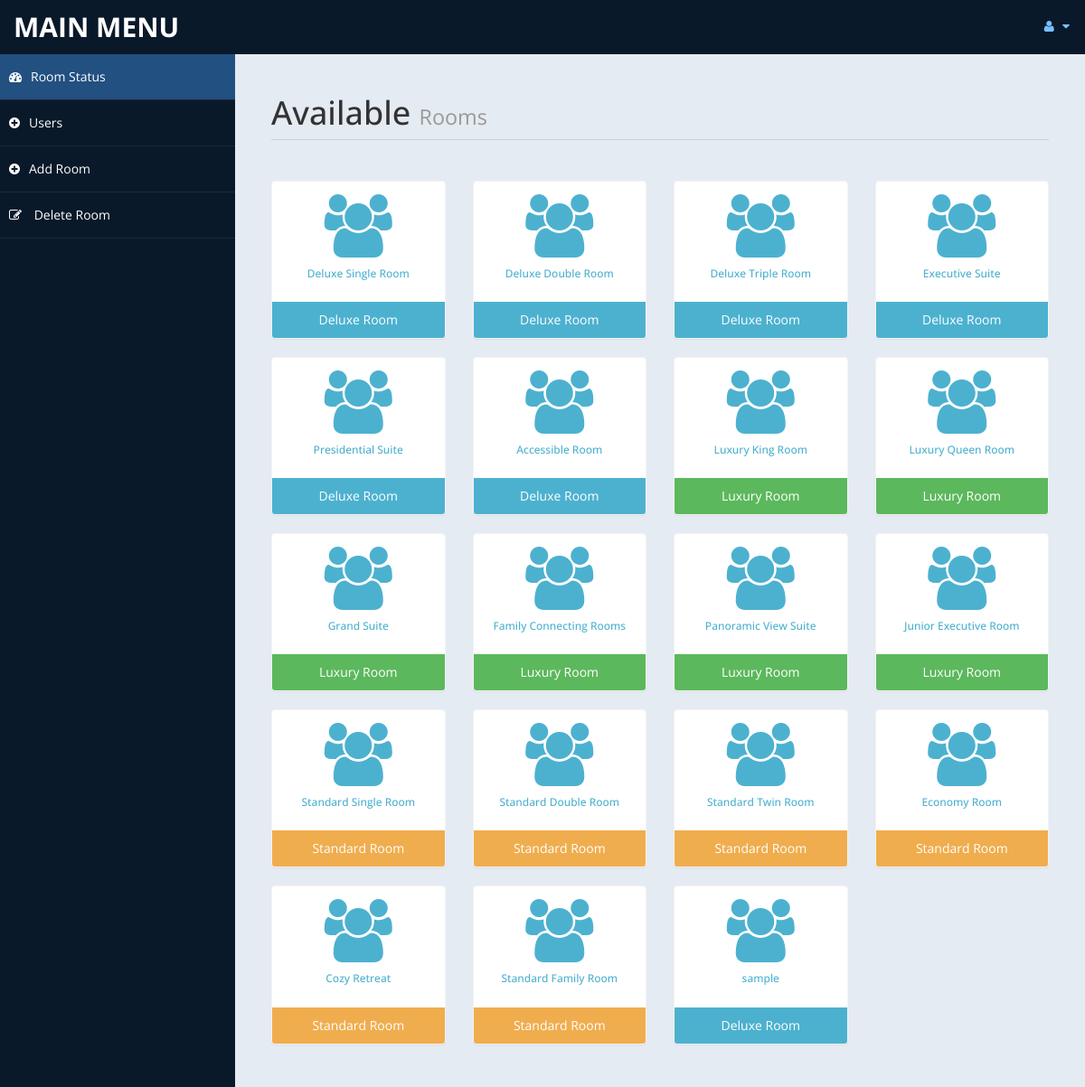
Screenshot of /admin/settings.php (signed in) with the database file from the repository.
### tables this page shows
CREATE TABLE `tblroom` (
  `ID` int(10) NOT NULL,
  `RoomType` int(10) DEFAULT NULL,
  `RoomName` varchar(200) DEFAULT NULL,
  `MaxAdult` int(5) DEFAULT NULL,
  `MaxChild` int(5) DEFAULT NULL,
  `RoomDesc` mediumtext DEFAULT NULL,
  `NoofBed` int(5) DEFAULT NULL,
  `Image` varchar(200) DEFAULT NULL,
  `RoomFacility` varchar(200) DEFAULT NULL,
  `CreationDate` timestamp NULL DEFAULT current_timestamp()
);

CREATE TABLE `tblcategory` (
  `ID` int(10) NOT NULL,
  `CategoryName` varchar(120) DEFAULT NULL,
  `Description` mediumtext DEFAULT NULL,
  `Price` int(5) NOT NULL,
  `Date` timestamp NULL DEFAULT current_timestamp()
);

### admin/settings.php (the view, shortened to what this page needs)
<!DOCTYPE html>
<html xmlns="http://www.w3.org/1999/xhtml">
<head>
    <link href="assets/css/bootstrap.css" rel="stylesheet" />
    <link href="assets/css/font-awesome.css" rel="stylesheet" />
    <link href="assets/css/custom-styles.css" rel="stylesheet" />
</head>
<body>
    <div id="wrapper">
        <nav class="navbar navbar-default top-navbar" role="navigation">
            <div class="navbar-header">
                <a class="navbar-brand" href="home.php">MAIN MENU </a>
            </div>
            <ul class="nav navbar-top-links navbar-right">
                <li class="dropdown">
                    <a class="dropdown-toggle" data-toggle="dropdown" href="#" aria-expanded="false">
                        <i class="fa fa-user fa-fw"></i> <i class="fa fa-caret-down"></i>
                    </a>
                </li>
            </ul>
        </nav>
        <nav class="navbar-default navbar-side" role="navigation">
            <div class="sidebar-collapse">
                <ul class="nav" id="main-menu">
                    <li>
                        <a class="active-menu" href="settings.php"><i class="fa fa-dashboard"></i>Room Status</a>
                    </li>
					<li>
                        <a  href="roomuser.php"><i class="fa fa-plus-circle"></i>Users</a>
                    </li>
                    <li>
                        <a  href="room.php"><i class="fa fa-plus-circle"></i>Add Room</a>
                    </li>
                    <li>
                        <a   href="roomdel.php"><i class="fa fa-pencil-square-o"></i> Delete Room</a>
                    </li>
            </div>
        </nav>
        <div id="page-wrapper" >
            <div id="page-inner">
			 <div class="row">
                    <div class="col-md-12">
                        <h1 class="page-header">
                           Available <small> Rooms</small>
                        </h1>
                    </div>
                </div>
                <?php
include('db.php');
$sql = "SELECT r.*, c.CategoryName
        FROM tblroom r
        INNER JOIN tblcategory c ON r.RoomType = c.ID";
$result = mysqli_query($conn, $sql);
?>
<div class="row">
    <?php
    while ($row = mysqli_fetch_array($result)) {
        $categoryName = $row['CategoryName'];
        echo "<div class='col-md-3 col-sm-12 col-xs-12'>";
        echo "<div class='panel panel-primary text-center no-boder bg-color-blue'>";
        echo "<div class='panel-body'>";
        echo "<i class='fa fa-users fa-5x'></i>";
        echo "<h6>" . $row['RoomName'] . "</h6>";
        echo "</div>";
        if ($categoryName == 'Deluxe Room') {
            echo "<div class='panel-footer back-footer-blue'>" . $categoryName . "</div>";
        } elseif ($categoryName == 'Luxury Room') {
            echo "<div class='panel-footer back-footer-green'>" . $categoryName . "</div>";
        } elseif ($categoryName == 'Standard Room') {
            echo "<div class='panel-footer back-footer-brown'>" . $categoryName . "</div>";
        } else {
            echo "<div class='panel-footer back-footer-red'>" . $categoryName . "</div>";
        }
        echo "</div>";
        echo "</div>";
    }
    ?>
</div>
</div>
            </div>
        </div>
</body>
</html>

### admin/assets/css/custom-styles.css (style rules this page uses)
body { font-family: 'Open Sans', sans-serif; }
#wrapper { width: 100%; background:#09192A; }
#page-wrapper { padding: 15px 15px; min-height: 600px; background:#E5EBF2; }
#page-inner { width:100%; margin:10px 20px 10px 0px; background-color:transparent; padding:10px; min-height:1200px; }
.text-center { text-align:center; }
.no-boder { border:1px solid #f3f3f3; }
h1, .h1, h2, .h2, h3, .h3 { margin-top: 7px; margin-bottom: -5px; }
.page-header { padding-bottom: 9px; margin: 10px 0 45px; border-bottom: 1px solid #C7D1DD; }
.bg-color-blue { background-color: #fff; color: #4CB1CF }
.back-footer-green { background-color: #5cb85c; color:#fff; border-top: 0px solid #fff; }
.back-footer-blue { background-color: #4CB1CF; color:#fff; border-top: 0px solid #fff; }
.back-footer-brown { background-color: #f0ad4e; color:#fff; border-top: 0px solid #fff; }
.top-navbar { margin:0px; }
.top-navbar .navbar-brand { color: #fff; width: 260px; text-align: left; height: 60px; font-size: 30px; font-weight: 700; text-transform: uppercase; line-height: 30px; }
.top-navbar .nav > li { position: relative; display: inline-block; }
.top-navbar .nav > li > a { position: relative; display: block; padding: 19px 15px; color: #77C0FD; }
.active-menu { background-color:#225081!important; }
.sidebar-collapse , .sidebar-collapse .nav { background:none; }
.sidebar-collapse .nav { padding:0; }
.sidebar-collapse .nav > li > a { color:#fff; background:transparent; text-shadow:none; }
.sidebar-collapse > .nav > li > a { padding:15px 10px; }
.sidebar-collapse > .nav > li { border-bottom: 1px solid rgba(107, 108, 109, 0.19); }
.navbar-side { border:none; background-color: transparent; }
.top-navbar { background:#09192A; border-bottom:none; }
.top-navbar .nav > li > a > i { margin-right: 2px; }
.navbar-default { border:0px solid black; }
.navbar-header { background: #09192A; }
.nav > li > a > i { margin-right:10px; }
@media (min-width:768px) { #page-wrapper { margin: 0 0 0 260px; padding: 15px 30px; min-height: 1200px; } }
@media (min-width:768px) { .navbar-side { z-index: 1; position: absolute; width: 260px; } }
@media (min-width:768px) { .navbar { border-radius: 0px; } }

### rows the page displays
tblroom: RoomName "Deluxe Single Room", tblcategory.CategoryName "Deluxe Room"
tblroom: RoomName "Deluxe Double Room", tblcategory.CategoryName "Deluxe Room"
tblroom: RoomName "Deluxe Triple Room", tblcategory.CategoryName "Deluxe Room"
tblroom: RoomName "Executive Suite", tblcategory.CategoryName "Deluxe Room"
tblroom: RoomName "Presidential Suite", tblcategory.CategoryName "Deluxe Room"
tblroom: RoomName "Accessible Room", tblcategory.CategoryName "Deluxe Room"
tblroom: RoomName "Luxury King Room", tblcategory.CategoryName "Luxury Room"
tblroom: RoomName "Luxury Queen Room", tblcategory.CategoryName "Luxury Room"
tblroom: RoomName "Grand Suite", tblcategory.CategoryName "Luxury Room"
tblroom: RoomName "Family Connecting Rooms", tblcategory.CategoryName "Luxury Room"
tblroom: RoomName "Panoramic View Suite", tblcategory.CategoryName "Luxury Room"
tblroom: RoomName "Junior Executive Room", tblcategory.CategoryName "Luxury Room"
tblroom: RoomName "Standard Single Room", tblcategory.CategoryName "Standard Room"
tblroom: RoomName "Standard Double Room", tblcategory.CategoryName "Standard Room"
tblroom: RoomName "Standard Twin Room", tblcategory.CategoryName "Standard Room"
tblroom: RoomName "Economy Room", tblcategory.CategoryName "Standard Room"
tblroom: RoomName "Cozy Retreat", tblcategory.CategoryName "Standard Room"
tblroom: RoomName "Standard Family Room", tblcategory.CategoryName "Standard Room"
tblroom: RoomName "sample", tblcategory.CategoryName "Deluxe Room"
